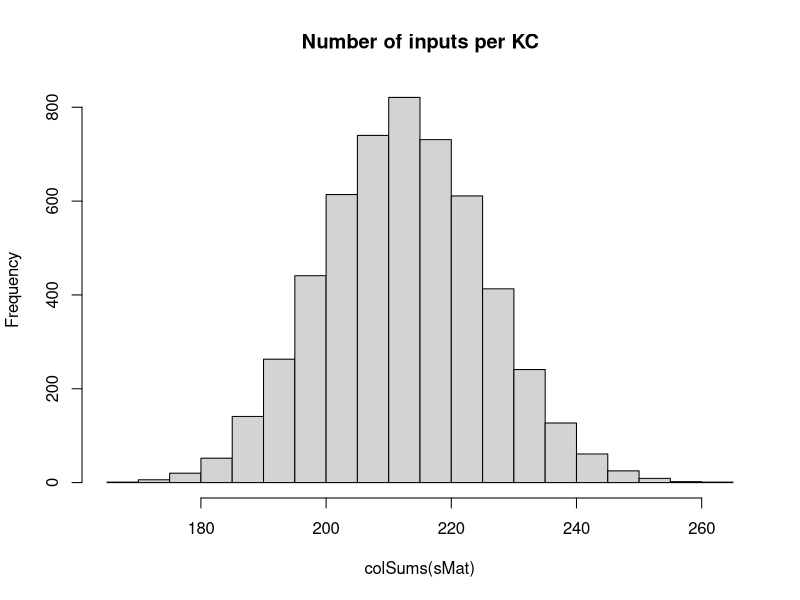

Recreate this plot in R. (Note: this script raises an error after producing the figure.)
## Development Code for Willsaw NN image recognition of zfish larva
## KL 2021
## I will implement a MB random kernel NN as in my Ant Navigation paper 
## This Files Trains the weights of  2 Layer Net : Random Expansion Feature Layer (Random Kernel Trick) -> Perceptron Output neuron 
## The connections in L1 Random Sparse Net are data independent, while L2 wights are trained via +ve larva head template samples to filter patterns that look like larva
## The input images are labeled as Fish and non fish according to the folder they are placed.
# Output is saved as pgm images which are then loaded by tracker software so as to implemend the simple classifier net implemended here 

library("pixmap")


initKC <- function(m){
  # Draw random Number N of Sampled Inputs From Binomial
  n <- rbinom(1,NROW(m),N_SYN_per_KC/n_top_px)
  ## Set N random synapses as inputs to KC
  idx <- sample(1:NROW(m),n)
  
  m[idx] <- 1
  return (m)
}

KC_activation <- function(X)
{
  ## If more Than Half input units (based on Avg inputs) is active - then activate KC
  if ( sum(X) > KC_THRES )
    return (1)
  else
    return (0)
}
## Copies A Smaller Matrix To the Middle of a larger one - (Pasting Image on larger canvas)
matrix_paste <- function(src,target)
{
  x_offset <- round((ncol(target)- ncol(src))/2 )
  y_offset <- round((nrow(target)- nrow(src))/2 )
  target[ (1+y_offset):(y_offset+nrow(src)),(1+x_offset):(x_offset+ncol(src))] <-src
  return(target)
}

img_dim <- c(38,28)
n_top_px <- img_dim[2]*img_dim[1]
N_KC = n_top_px*5 ## Number of Kenyon Cells (Input layer High Dim Coding)
N_SYN_per_KC <- n_top_px/5 ## Number of pic Features each KC neuron Codes for
KC_THRES <- N_SYN_per_KC*0.25 ## Number of INput that need to be active for KC to fire/Activate
INPUT_SPARSENESS = 0.20
## Make Sparse Random Synaptic Weight matrix Selecting Inputs for each KC
mat_KC <<- matrix(0,nrow=n_top_px,ncol=N_KC)
sMat <<- apply(mat_KC,2,initKC)
hist(colSums(sMat),main="Number of inputs per KC")

##Layer 2 (Output Perceptron)
L2_Neurons <<- 2
W_L2 <<- matrix(0,ncol=L2_Neurons,nrow=N_KC)

## Process 2 Layer Network - Return Last Node Output produced for each input image
## Target_output is vector of desired output for each output Neuron these I chose to be L2_1=1 (Fish) L2_2=1 (Non Fish)
net_proc_images <- function(img_list,learningRate = 0.0,Target_output = c(1,-1))  
{
  L2_out <- list()
  fileidx <- 0
  ## TRAIN /TEST ##
  for (in_img in img_list)
  {
    fileidx= fileidx + 1
    
    imgT <- read.pnm(in_img)
    mat_img <- getChannels(imgT)
    X <- as.vector(mat_img)
    message(in_img," Input Dim:", dim(mat_img)[1],"x",dim(mat_img)[2],"=",dim(mat_img)[2]*dim(mat_img)[1])
    
    if (length(X) > n_top_px)
    {
      warning("input sample too big - skipping")
      next
    }
    ## If Loaded image is Smaller than INput - Then Resize (paste into) larger Matrix to fit
    if (length(X) < n_top_px)
    {
      message("input sample Smaller than Canvas - pasting")
      mat_t <- matrix(0,nrow=img_dim[1],ncol=img_dim[2])
      mat_img <- matrix_paste(mat_img,mat_t)
      message("Converted  Dim:", dim(mat_img)[1],"x",dim(mat_img)[2],"=",dim(mat_img)[2]*dim(mat_img)[1])
      X <- as.vector(mat_img)
    }
    
    ##mypic = new("pixmapGrey", size=dim(mat_img),grey = mat_img);plot(mypic)
    dim(X) <- c(1,length(X)) ## Make into Row Vector
    ## Binarize Input Image ##
    
    pxsparse = 1.0
    thres_bin = mean(X)
    max_iter = 100
    while (pxsparse > INPUT_SPARSENESS & max_iter > 0)
    {
      X_bin <-  as.numeric(X > thres_bin)
      pxsparse <- sum(as.numeric(X_bin[X_bin > 0]))/length(X_bin)
      thres_bin = thres_bin + 0.01;
      max_iter = max_iter + 1
    }
    message("Sparseness:",pxsparse)
    
    KC_out_act = X_bin %*% sMat 
    #hist( KC_out_act[1,])
    ## Calc Layer 1 output based on Activation Threshold Funciton for Units
    KC_output <- apply(KC_out_act, 2, KC_activation)
    dim(KC_output) <-c(1,length(KC_output)) ## Make into Row Vector
    
    ## Learn Positive Samples - Simple Perceptron Learning Rule - Over an augmented input X which is projected To High dim via sparse random matrix in L1##
    ## Take Active L1 outputs And Set L2 Input synapses of Output Neuron to High
     # Continuous output /
    L2_Neurons_out <<- (as.numeric(( KC_output %*%  W_L2)/N_KC))
    # Weight Gradient -
    DW <- t(KC_output)%*% (Target_output - L2_Neurons_out)/2
    W_L2 <<-  W_L2 + learningRate*DW ## Update Weight Vector 
    
    
    ##W_L2[W_L2 < 1] <<- 1 ##Cap To Limit Values - Saturation Of Synapses
    ##W_L2[,outNeuronIdx][W_L2< -1] <<- -1
    
    stopifnot(ncol(KC_output) == nrow(W_L2))
    ## Calc Output Neuron - Perceptron 
   
    
    L2_out[[fileidx]] <- list(L2_F=L2_Neurons_out[1],
                              L2_NF=L2_Neurons_out[2],
                              KC_active = sum(KC_output),
                              KC_total = length(KC_output),
                              input_sparse= pxsparse,
                              file=in_img
                              )
    message("Recognition Output for Img ",in_img," is F:",L2_Neurons_out[1]," non-F:",L2_Neurons_out[2]," Active KC:",L2_out[[fileidx]]$KC_active/N_KC )
    dim(X_bin) = dim(mat_img)
    
    strRes <- "Not a Fish"
    if (L2_Neurons_out[1] > L2_Neurons_out[2])
      strRes <- "A Fish"
    #image(X_bin)
    #title(main = paste(in_img,strRes," R:",L2_Neurons_out[1]-L2_Neurons_out[2]), font.main = 4)
  }
  
 
  return( data.frame( do.call(rbind,L2_out ) ))
}

## Apply Input Image ##
## list training files 
setwd("/home/kostasl/workspace/zebrafishtrack/Rplots")
sPathTrainingSamples="../img/trainset/fish"
sPathTrainingNonSamples="../img/trainset/nonfish/"
sPathTestingSamplesFish="../img/fish/"
sPathTestingSamplesNonFish="../img/nonfish/"

img_list_train_fish =  list.files(path=sPathTrainingSamples,pattern="*pgm",full.names = T)
img_list_test_fish =  list.files(path=sPathTestingSamplesFish,pattern="*pgm",full.names = T)
img_list_train_nonfish =  list.files(path=sPathTrainingNonSamples,pattern="*pgm",full.names = T)
img_list_test_nonfish =  list.files(path=sPathTestingSamplesNonFish,pattern="*pgm",full.names = T)

img_list_test=  list.files(path=sPathTestingSamples,pattern="*pgm",full.names = T)

# TRAIN On Fish Samples ##
KC_THRES <- N_SYN_per_KC*0.25 ## Number of INput that need to be active for KC to fire/Activate

dLearningRate <-1.0
lFitError <- list()
dfitRecord <- data.frame()


for (i in 1:100)
{
  
  dnetout_fish <- net_proc_images(img_list_train_fish,dLearningRate, c(1,-1))
  ##Test 
  dnetout_tfish <- dnetout_fish# net_proc_images(img_list_test_fish,dLearningRate, c(1,-1))
  #hist(unlist(dnetout_fish$L2_F),breaks=10,main="Class Fish Responses to F+ samples" )
  ##L1 threshold set too high - patterns do not propagate
  stopifnot(sum(unlist(dnetout_tfish$KC_active)) > 1)
    
  SqError_FisF <- sum((1 -unlist(dnetout_tfish$L2_F))^2)/nrow(dnetout_tfish)
  SqError_FisNotNF <- sum((-1 -unlist(dnetout_tfish$L2_NF))^2)/nrow(dnetout_tfish)
  
  message("Sq. Error: F+:",SqError_FisF," F-:",SqError_FisNotNF)
  
  dnetout_notfish <- net_proc_images(img_list_train_nonfish,dLearningRate,c(-1,1))
  dnetout_tnotfish <- dnetout_notfish #net_proc_images(img_list_test_nonfish,0,c(-1,1))
  ##hist(unlist(dnetout_notfish$L2_NF),breaks=10,main="Class Not Fish Responses to F- samples" )
  
  SqError_NFisNotF <- sum((-1 -unlist(dnetout_tnotfish$L2_F))^2)/nrow(dnetout_tnotfish)
  SqError_NFisNF <- sum((1 -unlist(dnetout_tnotfish$L2_NF))^2)/nrow(dnetout_tnotfish)
  
  #message("Sq. Error: F+:",SqError_NFisNotF," F-:",SqError_NFisNF)

  
  SqClassError = sum(SqError_FisF,SqError_FisNotNF,SqError_NFisNotF,SqError_NFisNF)   
  lFitError[[i]] = list(S_error=SqClassError,FishisFish=SqError_FisF,FishNotFish=SqError_FisNotNF,
                        NotFishIsFish=SqError_NFisNotF,
                        NotFishIsNotFish=SqError_NFisNF)
  
  dfitRecord <<- data.frame( do.call(rbind,lFitError ) )
  plot(unlist(dfitRecord$S_error),xlim=c(1,100) ,xlab="Fit Error",ylim=c(0,2))
}

## Test Fish
dnetout_testfish <- net_proc_images(img_list_test_fish,0,c(-1,1))
##hist(unlist(dnetout_notfish$L2_NF),breaks=10,main="Class Not Fish Responses to F- samples" )
dnetout_testnonfish <- net_proc_images(img_list_test_nonfish,0,c(-1,1))


SqError_NFisNotF <- sum((-1 -unlist(dnetout_testfish$L2_F))^2)/nrow(dnetout_testfish)
SqError_NFisNF <- sum((1 -unlist(dnetout_testfish$L2_NF))^2)/nrow(dnetout_testfish)




plot(unlist(dfitRecord$S_error),xlim=c(1,100) ,xlab="Fit Error",ylim=c(00,800))

plot(unlist(dfitRecord$FishisFish) )
plot(unlist(dfitRecord$FishNotFish) )
plot(unlist(dfitRecord$NotFishIsFish) )
plot(unlist(dfitRecord$NotFishIsNotFish) )



## Test Responses ## 
dnetout_test <- net_proc_images(img_list_test,0.0,c(0,0))
dnetout_test_nonfish <- net_proc_images(img_list_train_nonfish,0.0,c(-1,1))



colSums(W_L2)

l_out_n <- net_proc_images(img_list_train_nonfish,-dLearningRate/5,1)
colSums(W_L2)

colSums(W_L2)


## Save KC Matrix As Image (To Be loaded by Tracker)
## Save Trained Weights As Image (To load by Tracker)
KC_sparse_pic <- pixmapGrey(sMat, nrow=dim(sMat)[1],ncol=dim(sMat)[2],cellres=1)
plot(KC_sparse_pic)
write.pnm(KC_sparse_pic,file="KC_SparseNet.pgm")

## Shift Values
LW_shifted <- (W_L2/2.0)+0.5
Lout_pic <- pixmapGrey(W_L2, nrow=nrow(W_L2),ncol=ncol(W_L2),cellres=1)
plot(Lout_pic)
write.pnm(Lout_pic,file="outputLayer_trained.pgm")



hist(W_L2)

cc <- getChannels(Lout_pic)
plot(pic_outL)
